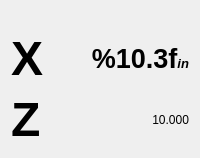
           <widget class="QWidget" name="user_page">
            <layout class="QVBoxLayout" name="verticalLayout_21">
             <item>
              <widget class="StatusLabel" name="statuslabel_9">
               <property name="sizePolicy">
                <sizepolicy hsizetype="Preferred" vsizetype="Minimum">
                 <horstretch>0</horstretch>
                 <verstretch>0</verstretch>
                </sizepolicy>
               </property>
               <property name="maximumSize">
                <size>
                 <width>16777215</width>
                 <height>20</height>
                </size>
               </property>
               <property name="textTemplate" stdset="0">
                <string>&lt;html&gt;&lt;head/&gt;&lt;body&gt;&lt;p&gt;&lt;span style=&quot; font-weight:600;&quot;&gt;Position &lt;/span&gt;- G%s&lt;/p&gt;&lt;/body&gt;&lt;/html&gt;</string>
               </property>
               <property name="user_system_status" stdset="0">
                <bool>true</bool>
               </property>
              </widget>
             </item>
             <item>
              <layout class="QGridLayout" name="gridLayout_5" rowminimumheight="0,0,0">
               <item row="1" column="1">
                <widget class="DROLabel" name="dro_label_x_2">
                 <property name="text">
                  <string>&lt;html&gt;&lt;head/&gt;&lt;body&gt;&lt;p&gt;&lt;span style=&quot; font-size:20pt; font-weight:600;&quot;&gt;%10.3f&lt;/span&gt;&lt;span style=&quot; font-size:10pt; font-weight:600; font-style:italic;&quot;&gt;in&lt;/span&gt;&lt;/p&gt;&lt;/body&gt;&lt;/html&gt;</string>
                 </property>
                 <property name="alignment">
                  <set>Qt::AlignRight|Qt::AlignTrailing|Qt::AlignVCenter</set>
                 </property>
                 <property name="Qreference_type" stdset="0">
                  <number>1</number>
                 </property>
                 <property name="metric_template" stdset="0">
                  <string>&lt;html&gt;&lt;head/&gt;&lt;body&gt;&lt;p&gt;&lt;span style=&quot; font-size:20pt; font-weight:600;&quot;&gt;%10.3f&lt;/span&gt;&lt;span style=&quot; font-size:10pt; font-weight:600; font-style:italic;&quot;&gt; mm&lt;/span&gt;&lt;/p&gt;&lt;/body&gt;&lt;/html&gt;</string>
                 </property>
                 <property name="imperial_template" stdset="0">
                  <string>&lt;html&gt;&lt;head/&gt;&lt;body&gt;&lt;p&gt;&lt;span style=&quot; font-size:20pt; font-weight:600;&quot;&gt;%9.4f&lt;/span&gt;&lt;span style=&quot; font-size:10pt; font-weight:600; font-style:italic;&quot;&gt; in&lt;/span&gt;&lt;/p&gt;&lt;/body&gt;&lt;/html&gt;</string>
                 </property>
                </widget>
               </item>
               <item row="2" column="0">
                <widget class="QLabel" name="label_z_2">
                 <property name="text">
                  <string>&lt;html&gt;&lt;head/&gt;&lt;body&gt;&lt;p&gt;&lt;span style=&quot; font-size:36pt; font-weight:600;&quot;&gt;Z&lt;/span&gt;&lt;/p&gt;&lt;/body&gt;&lt;/html&gt;</string>
                 </property>
                </widget>
               </item>
               <item row="1" column="0">
                <widget class="QLabel" name="label_x_2">
                 <property name="text">
                  <string>&lt;html&gt;&lt;head/&gt;&lt;body&gt;&lt;p&gt;&lt;span style=&quot; font-size:36pt; font-weight:600;&quot;&gt;X&lt;/span&gt;&lt;/p&gt;&lt;/body&gt;&lt;/html&gt;</string>
                 </property>
                </widget>
               </item>
               <item row="2" column="1">
                <widget class="DROLabel" name="dro_label_z_2">
                 <property name="text">
                  <string>10.000</string>
                 </property>
                 <property name="alignment">
                  <set>Qt::AlignRight|Qt::AlignTrailing|Qt::AlignVCenter</set>
                 </property>
                 <property name="Qjoint_number" stdset="0">
                  <number>2</number>
                 </property>
                 <property name="Qreference_type" stdset="0">
                  <number>1</number>
                 </property>
                 <property name="metric_template" stdset="0">
                  <string>&lt;html&gt;&lt;head/&gt;&lt;body&gt;&lt;p&gt;&lt;span style=&quot; font-size:20pt; font-weight:600;&quot;&gt;%10.3f&lt;/span&gt;&lt;span style=&quot; font-size:10pt; font-weight:600; font-style:italic;&quot;&gt; mm&lt;/span&gt;&lt;/p&gt;&lt;/body&gt;&lt;/html&gt;</string>
                 </property>
                 <property name="imperial_template" stdset="0">
                  <string>&lt;html&gt;&lt;head/&gt;&lt;body&gt;&lt;p&gt;&lt;span style=&quot; font-size:20pt; font-weight:600;&quot;&gt;%9.4f&lt;/span&gt;&lt;span style=&quot; font-size:10pt; font-weight:600; font-style:italic;&quot;&gt; in&lt;/span&gt;&lt;/p&gt;&lt;/body&gt;&lt;/html&gt;</string>
                 </property>
                </widget>
               </item>
              </layout>
             </item>
            </layout>
           </widget>
